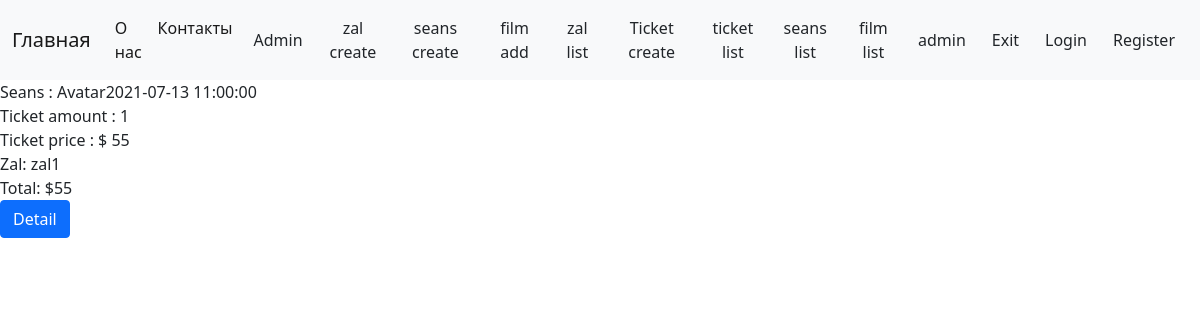
The app's page /ticket/8/ (signed in) with its own data.
### ticket/models.py (models this page shows, shortened)
class Ticket(models.Model):
    seans = models.ForeignKey(Seans, related_name='tickets', on_delete=models.CASCADE)
    user = models.ForeignKey('auth.User', on_delete=models.CASCADE)
    amount = models.PositiveIntegerField(default=1)
    def get_total(self):
        return self.seans.price * self.amount

### zal/models.py (models this page shows, shortened)
class Seans(models.Model):
    seans_group = models.ForeignKey(SeansGroup,related_name='seanses', on_delete=models.CASCADE)
    date_start = models.DateField(default=0)
    date_end = models.DateField(default=0)
    time_start = models.TimeField(default=0)
    time_end = models.TimeField(default=0)
    film = models.ForeignKey(Film, on_delete=models.CASCADE, default=1)
    zal = models.ForeignKey(Zal, on_delete=models.CASCADE)
    price = models.IntegerField(default=10)
    def __str__(self):
        return f'{self.film}{self.date_start} {self.time_start}'

class Film(models.Model):
    name = models.CharField(max_length=128)
    description = models.CharField(max_length=255,
                                   verbose_name='Описание'
                                   )
    def __str__(self):
        return self.name

class Zal(models.Model):
    name = models.CharField(max_length=255)
    size = models.IntegerField(default=20,
                               verbose_name='Количество мест'
                               )
    def __str__(self):
        return self.name

### ticket/views.py (the view)
# urls.py: path('ticket/<int:pk>/', TicketDetail.as_view(), name='ticket-detail'),
class TicketDetail(LoginRequiredMixin, DetailView):
    model = Ticket
    template_name = 'ticket-detail.html'

### ticket/templates/ticket-detail.html
{% extends 'static/base.html' %}
{% block content %}
    <div>
        Seans : {{ ticket.seans }}
    </div>
    <div>
        Ticket amount : {{ ticket.amount }}
    </div>
    <div>
        Ticket price : $ {{ ticket.seans.price }}
    </div>
    <div>
        Zal: {{ ticket.seans.zal }}
    </div>
    <div>
        Total: ${{ ticket.get_total }}
    </div>
    <a href="{% url "ticket-detail" pk=ticket.id %}" class="btn btn-primary">Detail</a>
{% endblock %}

### templates/static/navbar.html (shortened to what this page needs)
<nav class="navbar navbar-expand-lg navbar-light bg-light">
    <div class="container-fluid">
        <a class="navbar-brand" href="/">Главная</a>
        <div class="collapse navbar-collapse" id="navbarSupportedContent">
            <ul class="navbar-nav me-auto mb-2 mb-lg-0">
                <li class="nav-item">
                    <a class="nav-link active" aria-current="page" href="{% url 'about' %}">О нас</a>
                </li>
                <li class="nav-item">
                    <a class="nav-link active" href="{% url 'contacts' %}" tabindex="-1"
                       aria-disabled="true">Контакты</a>
                </li>
            </ul>
            {% if request.user.is_authenticated %}
                {% if request.user.is_staff %}
                    <a href="{% url 'admin:index' %}" class="btn">Admin</a>
                    <a href="{% url 'zal-create' %}" class="btn">zal create</a>
                    <a href="{% url 'seans-create' %}" class="btn">seans create</a>
                    <a href="{% url 'film-add' %}" class="btn">film add</a>
                    <a href="{% url 'zal-list' %}" class="btn">zal list</a>
                {% endif %}
                <a href="{% url 'ticket-create' %}" class="btn">Ticket create</a>
                <a href="{% url 'ticket-list' %}" class="btn">ticket list</a>
            {% endif %}
            <a href="{% url 'seans-list' %}" class="btn">seans list</a>
            <a href="{% url 'film-list' %}" class="btn">film list</a>
            <a href="{% url 'profile' %}" class="btn">{{ request.user.username }}</a>
            <a href="{% url 'logout' %}" class="btn">Exit</a>
            <a href="{% url 'login' %}" class="btn">Login</a>
            <a href="{% url 'register' %}" class="btn">Register</a>
        </div>
    </div>
</nav>

### records on screen
Ticket: seans "Avatar2021-07-13 11:00:00", amount "1", seans.price "55", seans.zal "zal1", get_total "55"

### other values on screen
{{ request.user.username }} "admin"
